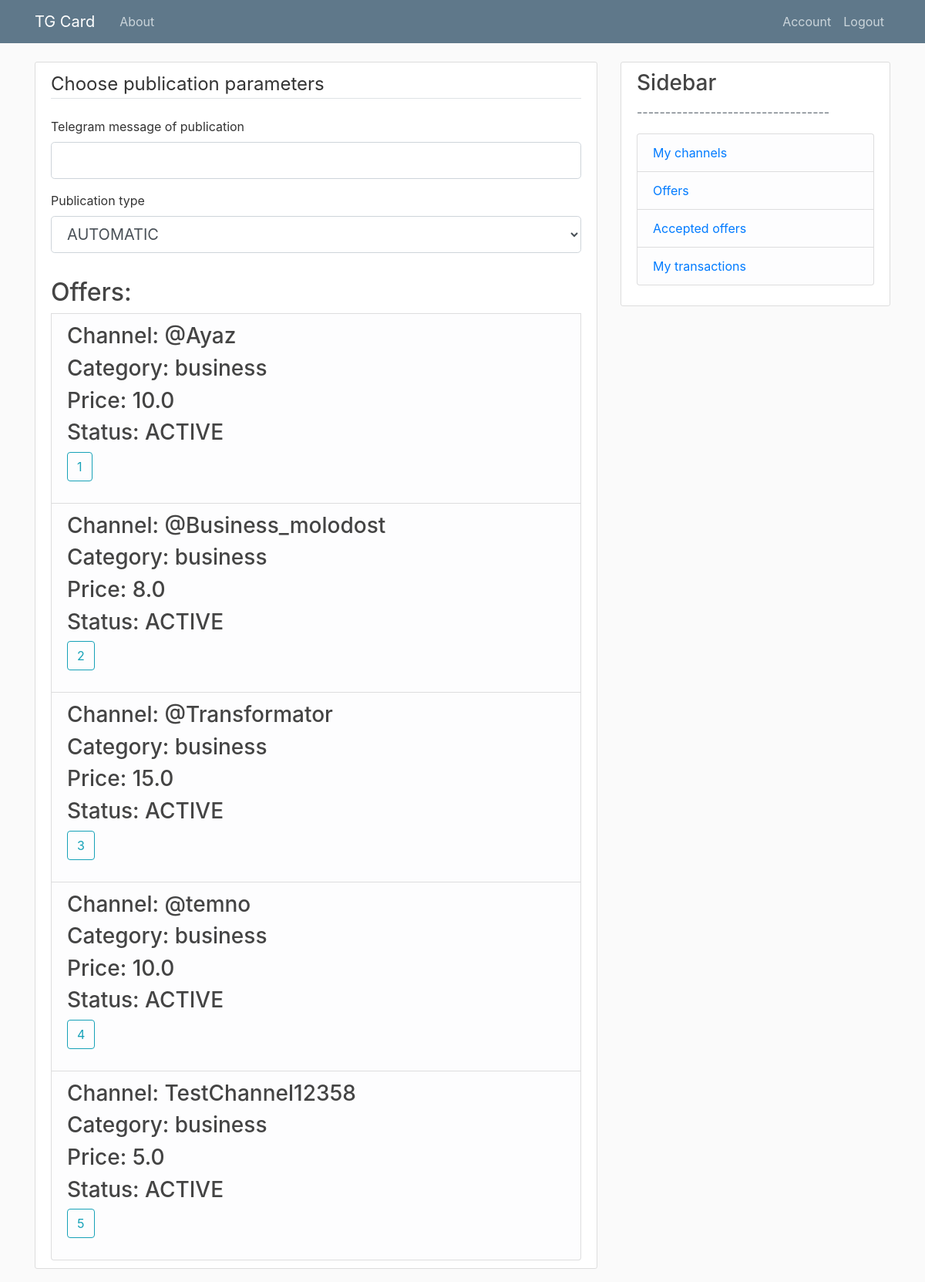
Screenshot of /offerList (signed in) with the database file from the repository.
### models.py (models this page shows, shortened)
class Offer(db.Model):
    id = db.Column(db.Integer, primary_key=True)
    tgLink = db.Column(db.String, index=True, unique=True, nullable=False)
    offerType = db.Column(db.String, index=True, nullable=False) # click \ subscribe
    price = db.Column(db.Float, index=True, nullable=False)
    status = db.Column(db.Integer, index=True, nullable=False) # active \ inactive
    advertId = db.Column(db.Integer, db.ForeignKey('user.id'), nullable=False)
    tasks = db.relationship('Task', backref='offer', lazy=True)
    categoryListAdv = db.relationship('CategoryListAdv', backref='offer', lazy=True)

class Category(db.Model):
    id = db.Column(db.Integer, primary_key=True)
    title = db.Column(db.String, index=True, unique=True, nullable=False)
    categoryListAdv = db.relationship('CategoryListAdv', backref='category', lazy=True)
    categoryListAff = db.relationship('CategoryListAff', backref='category', lazy=True)

### routes.py (the view, shortened to what this page needs)
@app.route("/offerList", methods=['GET', 'POST'])
@affiliate_access_level()
@login_required
def offerList():
    offers = list()
    if current_user.channels:
        categories = CategoryListAdv.query.join(CategoryListAff, CategoryListAff.categoryId == CategoryListAdv.categoryId).filter(CategoryListAff.id == current_user.channels[0].categoryListAff[0].id).all()
        offersAll = Offer.query.filter_by(status='ACTIVE').all()
        for offer in offersAll:
            if offer.categoryListAdv[0].categoryId == categories[0].categoryId:
                offers.append(offer)
    form = CreateOfferListForm()
    return render_template('offerList.html', title='OfferList', form=form, offers=offers)

### forms.py
class CreateOfferListForm(FlaskForm):
    previevText = StringField('Telegram message of publication', validators=[DataRequired()])
    taskType = SelectField('Publication type',
                        choices=[('AUTOMATIC','AUTOMATIC'), ('MANUAL','MANUAL')])
    submit = SubmitField('choose offer')

### models.py (called while the page is built)
@login_manager.user_loader
def load_user(user_id):
    return User.query.get(int(user_id))

### routes.py (called while the page is built)
def affiliate_access_level():
    def decorator(f):
        @wraps(f)
        def decorated_function(*args, **kwargs):
            if current_user.role != 'AFFILIATE':
                return redirect(url_for('access_error_page'))
            return f(*args, **kwargs)
        return decorated_function
    return decorator

### templates/offerList.html (shortened to what this page needs)
{% extends "layout.html" %}
{% block content %}
    <div class="content-section">
    <form method="POST" action="{{ url_for('offerList') }}">
        <fieldset class="form-group">
            <legend class="border-bottom mb-4">Choose publication parameters</legend>
            <div class="form-group">
                {{ form.previevText.label(class="form-control-label") }}
                {% if form.previevText.errors %}
                    {{ form.previevText(class="form-control form-control-lg is-invalid") }}
                    <div class="invalid-feedback">
                        {% for error in form.previevText.errors %}
                            <span>{{ error }}</span>
                        {% endfor %}
                    </div>
                {% else %}
                    {{ form.previevText(class="form-control form-control-lg") }}
                {% endif %}
            </div>
            <div class="form-group">
                {{ form.taskType.label(class="form-control-label") }}
                {% if form.taskType.errors %}
                    {{ form.taskType(class="form-control form-control-lg is-invalid") }}
                    <div class="invalid-feedback">
                        {% for error in form.taskType.errors %}
                            <span>{{ error }}</span>
                        {% endfor %}
                    </div>
                {% else %}
                    {{ form.taskType(class="form-control form-control-lg") }}
                {% endif %}
            </div>
        </fieldset>
    <h2>Offers: </h2>
    {% for offer in offers %}
    <li class="list-group-item list-group-item-light">
    <table>
        <tr>
                <ul class="list-group">
                    <h3>Channel: {{offer.tgLink}} </h3>
                    <h3>Category: {{offer.categoryListAdv[0].category.title}}</h3>
                    <h3>Price: {{offer.price}}</h3>
                    <h3>Status: {{offer.status}}</h3>
    	            <div class="form-group">
         	       <input class="btn btn-outline-info" id="submit" name="submit" type="submit" value="{{ offer.id }}">
    	            </div>
                </ul>
        </tr>
    </table>
    </li>
    {% endfor %}
    </div>
{% endblock content %}

### static/main.css (style rules this page uses)
body { background: #fafafa; color: #333333; margin-top: 5rem; }
h1, h2, h3, h4, h5, h6 { color: #444444; }
.content-section { background: #ffffff; padding: 10px 20px; border: 1px solid #dddddd; border-radius: 3px; margin-bottom: 20px; }

### rows the page displays
Offer: tgLink "@Ayaz", title "business", price "10.0", status "ACTIVE", submit "1"
Offer: tgLink "@Business_molodost", title "business", price "8.0", status "ACTIVE", submit "2"
Offer: tgLink "@Transformator", title "business", price "15.0", status "ACTIVE", submit "3"
Offer: tgLink "@temno", title "business", price "10.0", status "ACTIVE", submit "4"
Offer: tgLink "TestChannel12358", title "business", price "5.0", status "ACTIVE", submit "5"
